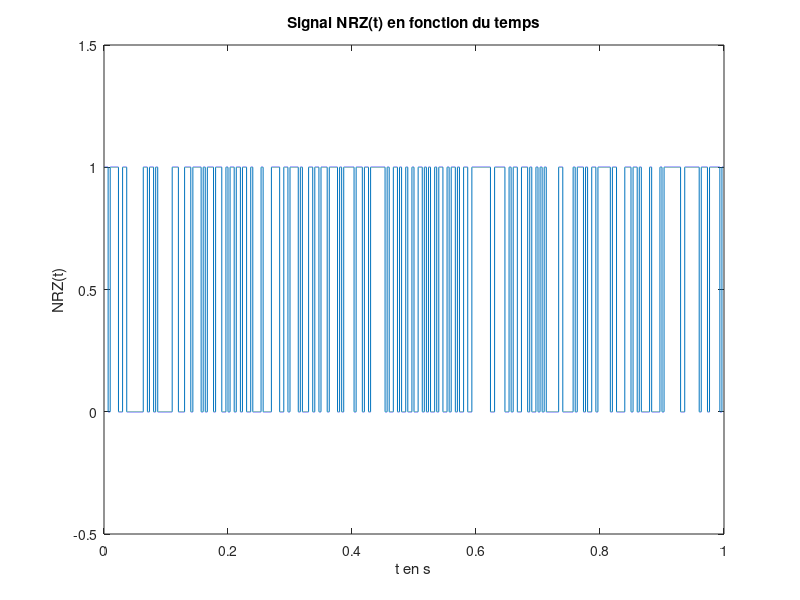

MATLAB code to generate this figure: (Note: this script raises an error after producing the figure.)
clear all
close all
clc

% Paramètres
F0 = 6000; % Fréquence bits 0 en Hz
F1 = 2000; % Fréquence bits 1 en Hz
Fe = 48000; % Fréquence d'échantillonage en Hz
Te = 1/Fe; % Période d'échantillonage en secondes
Ts = 1/300; % s/bits, le débit souhaité max est de 300 bits/seconde

Ns = floor(Ts/Te); % échantillons/bits, on prend la partie entière, Ts = Ns*Te
Nb_bits = 300; % Nombre de bits du signal émis
Nb_echantillons = Nb_bits*Ns; % Nombre d'échantillons

donnees = randi(0:1, Nb_bits, 1); % Génération de Nb_bits 0 ou 1 de manière aléatoire
NRZ = zeros(Nb_echantillons,1); % Initialisation du signal NRZ avec Nb_echantillons echantillons
T = ([0:Nb_echantillons-1]*Te)'; % Le signal est tracé de 0 à (Nb_echantillons-1)*Te secondes,
                                 % avec un pas de Te

                                 
%% Modem de fréquence - Démodulation par filtrage
        
%3.1 Construction du signal modulé en fréquence

%3.1.1.1 Génération du signal NRZ 
for i = 1:Nb_bits
    NRZ((i-1)*Ns+1:i*Ns) = donnees(i); 
end;

%3.1.1.2 Tracé du signal NRZ(t) en fonction du temps
figure; % figure 1
plot(T,NRZ);
ylim([-0.5 1.5]);
xlabel('t en s');
ylabel('NRZ(t)');
title('Signal NRZ(t) en fonction du temps');

%3.1.1.3 Tracé de la DSP de NRZ théorique et expérimentale
[DSP_NRZ_Th,f] = DSP_rectangulaire(Nb_echantillons,Fe,NRZ);
figure; % figure 2
subplot(211);
xlabel('f en Hz');
ylabel('DSP_NRZ_Th(f)');
semilogy(f,DSP_NRZ_Th);
title('DSP théorique de NRZ en fonction de f');

DSP_NRZ_Exp = (Ts*sinc(pi*f*Ts).^2 + dirac(f))/4;
%figure;
subplot(212);
xlabel('f en Hz');
ylabel('DSP_NRZ_Exp(f)');
semilogy(f,DSP_NRZ_Exp);
title('DSP expérimentale de NRZ en fonction de f');

% pwelch à tester plus tard

%3.1.2.1 Génération du signal x(t) modulé en fréquence
phi0 = rand*2*pi;
phi1 = rand*2*pi;
Cos0 = cos(2*pi*F0*T + phi0);
Cos1 = cos(2*pi*F1*T + phi1);
%Un = eye(size(NRZ));

x_module = (1 - NRZ).*Cos0 + NRZ.*Cos1;

%3.1.2.2 Tracé du signal x(t) en fonction du temps
figure; % figure 3
plot(T,x_module);
ylim([-1.5 1.5]);
xlabel('t en s');
ylabel('x(t)');
title('Signal x(t) en fonction de t');

%3.1.2.3 Calcul de la DSP de x(t) en fonction de la DSP de NRZ

%3.1.2.4 Tracé de la DSP de x(t) théorique et expérimentale
DSP_X_Th = DSP_rectangulaire(Nb_echantillons,Fe,x_module);
figure; % figure 4
%subplot(211);
%ylim([1e-04 10]);
%xlim([-6000 6000]);
xlabel('f en Hz');
ylabel('DSP_X_Th(f)');
semilogy(f,DSP_X_Th);
title('DSP X théorique en fonction de f');

% S_x = abs(fft(x).^2)/length(x);
% figure;
% subplot(411);
% semilogy(S_x);
% subplot(412);
% pwelch(x);
% 
% %3.3.1 Filtre passe-bas
% 
% g = Fe*(1:length(x))/length(x);
% fc = 2500; %Hz
% intervalle = [-100*Te:Te:100*Te];
% 
% figure;
% h = (2*fc/Fe)*sinc(2*fc*intervalle);
% H = 50*fft(h);
% z = filter(H,[1],x);
% Z = abs(fft(z));
% plot(intervalle,H);
% 
% %3.3.2 Filtre passe-haut
